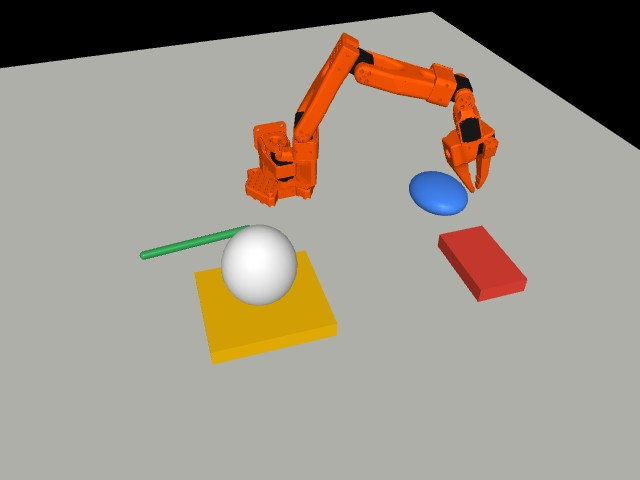
#> input picture media/mujoco-push.jpg, 640 x 480 px
$ python -i detect.py   (imports and definitions only)   (older library calls are emulated)
#> lines starting #> are read from the running program, lines starting #| are printed output that depends on the picture; after the words box and inside, x2 and y2 are one past the last pixel; in counts of white or black regions, pixels touching at a corner belong together
#> further down, picture is the input picture: shape (480, 640, 3); mean B, G, R 137.1, 148.7, 156.5
#> in detect, `hsv = cv2.cvtColor(frame, cv2.COLOR_BGR2HSV)`: hsv: shape (480, 640, 3); mean H, S, V 30.3, 30.3, 158.6
"""Find the desk objects in a C270 frame with colour and texture thresholds.

No learned model. The mouse and the pen are the only blue things on the desk,
told apart by shape (the pen is long and thin), and each takes the dark patches
touching it. The arm is the dark patch that crosses the table edge
(TABLE_TOP_Y), joined there to the dark room behind the desk. The remote is the
largest dark patch left on the table. The cushion under the cat toy is the
fine texture that belongs to none of those.
"""

from dataclasses import dataclass

import cv2
import numpy as np

# Table edge in the frame, read off runs/after-limits.jpg (24 Oct). The camera
# is clipped to the partition, so this holds until someone moves it.
TABLE_TOP_Y = 100
# The pen's upper barrel is dark navy (value 16 to 33, saturation 255 in
# runs/pen-plan.jpg). A value floor of 15 keeps it blue without catching the black arm.
BLUE_LOW, BLUE_HIGH = (100, 150, 15), (130, 255, 255)
DARK_VALUE_MAX = 60
TEXTURE_BLUR = 41
TEXTURE_MIN = 7.0
MIN_AREA = 500
# Long side over short side of the blue patch. On the 24 Oct frames the pen
# was 6.0 to 6.4 and the mouse 1.2 to 1.4.
PEN_ELONGATION = 3.0
# Patches closer than this belong together, e.g. the pen's cap and barrel.
TOUCH_PX = 9
# How far the mouse's black body reaches past its blue shell, in shell heights below and
# shell widths to each side. Measured 1.0 and 0.24 on
# runs/demo/20261024-230407-live/frames/230551521305.jpg, with some margin.
MOUSE_BODY_BELOW = 1.2
MOUSE_BODY_SIDE = 0.3


@dataclass
class Detection:
    name: str
    box: tuple[int, int, int, int]  # x0, y0, x1, y1 in pixels
    centre: tuple[float, float]
    mask: np.ndarray  # bool, frame height by width


def _components(mask: np.ndarray) -> tuple[list[np.ndarray], list[np.ndarray]]:
    """Connected patches of a mask, largest first, split into those on the table and those crossing its edge."""
    mask = cv2.morphologyEx(mask, cv2.MORPH_OPEN, np.ones((5, 5), np.uint8))
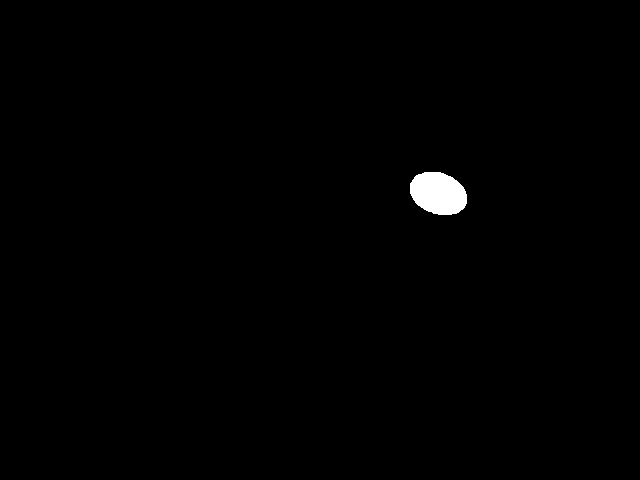
#> mask: shape (480, 640); 0.63% white; 1 white region, box (x1, y1, x2, y2) and area: (410, 172, 467, 215) 1923
    count, labels, stats, _ = cv2.connectedComponentsWithStats(mask)
#> count = 2; stats = [[0, 0, 640, 480, 305277], [410, 172, 57, 43, 1923]]
    on_table, crossing = [], []
    for index in np.argsort(-stats[1:, cv2.CC_STAT_AREA]) + 1:
        if stats[index, cv2.CC_STAT_AREA] < MIN_AREA:
            break
        (crossing if stats[index, cv2.CC_STAT_TOP] < TABLE_TOP_Y else on_table).append(labels == index)
    return on_table, crossing


def _detection(name: str, mask: np.ndarray) -> Detection:
    ys, xs = np.nonzero(mask)
    return Detection(name, (int(xs.min()), int(ys.min()), int(xs.max()), int(ys.max())),
                     (float(xs.mean()), float(ys.mean())), mask)


def _elongation(mask: np.ndarray) -> float:
    points = np.column_stack(np.nonzero(mask)).astype(np.float32)
    (_, _), (width, height), _ = cv2.minAreaRect(points)
    return max(width, height) / max(1.0, min(width, height))


def _grow(mask: np.ndarray) -> np.ndarray:
    return cv2.dilate(mask.astype(np.uint8), np.ones((TOUCH_PX, TOUCH_PX), np.uint8)).astype(bool)


def detect(frame: np.ndarray) -> dict[str, Detection]:
    """Return the objects found in a BGR frame, by name. Missing objects are absent."""
    hsv = cv2.cvtColor(frame, cv2.COLOR_BGR2HSV)
    found: dict[str, Detection] = {}

    # The mouse is the largest blue patch that is not long and thin. Every other blue
    # patch is pen: its clear grip splits it into two pieces.
    pen_pieces = []
    for patch in _components(cv2.inRange(hsv, BLUE_LOW, BLUE_HIGH))[0]:
        if "mouse" not in found and _elongation(patch) <= PEN_ELONGATION:
            found["mouse"] = _detection("mouse", patch)
        else:
            pen_pieces.append(patch)
#> this loop made 1 pass
#> (width in _elongation, height in _elongation) on pass 1: (56, 42)
#> after the loop, found = 1 item; pen_pieces = []
    if pen_pieces:
        found["pen"] = _detection("pen", np.logical_or.reduce(pen_pieces))

    dark = cv2.inRange(hsv, (0, 0, 0), (180, 255, DARK_VALUE_MAX))
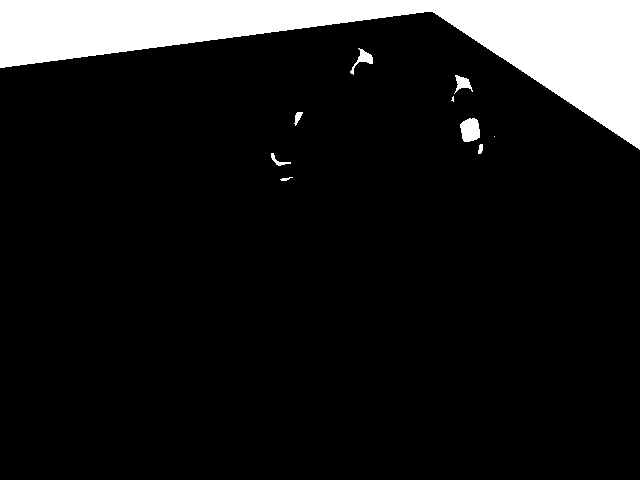
#> dark: shape (480, 640); 11.4% white; 10 white regions (2 under 20 px), largest, box (x1, y1, x2, y2) and area: (0, 0, 640, 150) 33984, (460, 118, 480, 142) 384, (350, 48, 373, 75) 189
    if "mouse" in found:
        # Take the mouse's black body before the arm is built. When the mouse sat next to
        # the arm (runs/demo/20261024-230407-live/frames/230551521305.jpg) its body joined
        # the arm's dark patch, and only the blue shell was left as the mouse.
        blue = found["mouse"]
        x0, y0, x1, y1 = blue.box
#> x0 = 410; y0 = 172; x1 = 466; y1 = 214
        width, height = x1 - x0, y1 - y0
#> width = 56; height = 42
        zone = np.zeros(dark.shape, dtype=bool)
        zone[y0:int(y1 + MOUSE_BODY_BELOW * height),
             max(0, int(x0 - MOUSE_BODY_SIDE * width)):int(x1 + MOUSE_BODY_SIDE * width)] = True
        count, labels = cv2.connectedComponents(((dark > 0) & zone).astype(np.uint8))
#> labels: shape (480, 640) int32; every value is 0
#> count = 1
        touching = _grow(blue.mask)
#> in _grow, `return cv2.dilate(mask.astype(np.uint8), np.ones((TOUCH_PX, TOUCH_PX),..`: returned value: shape (480, 640) bool; 0.91% white; 1 white region, box (x1, y1, x2, y2) and area: (406, 168, 471, 219) 2787
        body = np.zeros(dark.shape, dtype=bool)
        for label in range(1, count):
            piece = labels == label
            if (piece & touching).any():
                body |= piece
#> body: shape (480, 640) bool; every value is 0
        if body.any():
            whole = body | blue.mask
            found["mouse"] = Detection("mouse", _detection("mouse", whole).box, blue.centre, whole)
            dark[body] = 0
    dark_on_table, dark_crossing = _components(dark)
#> in _components (call 2), `mask = cv2.morphologyEx(mask, cv2.MORPH_OPEN, np.ones((5, 5), np.uint8))`: mask: shape (480, 640); 11.3% white; 5 white regions, box (x1, y1, x2, y2) and area: (0, 0, 640, 148) 33981, (461, 119, 480, 142) 375, (358, 51, 373, 63) 138, (457, 77, 470, 88) 127, (295, 113, 301, 120) 38
#> in _components (call 2), `count, labels, stats, _ = cv2.connectedComponentsWithStats(mask)`:
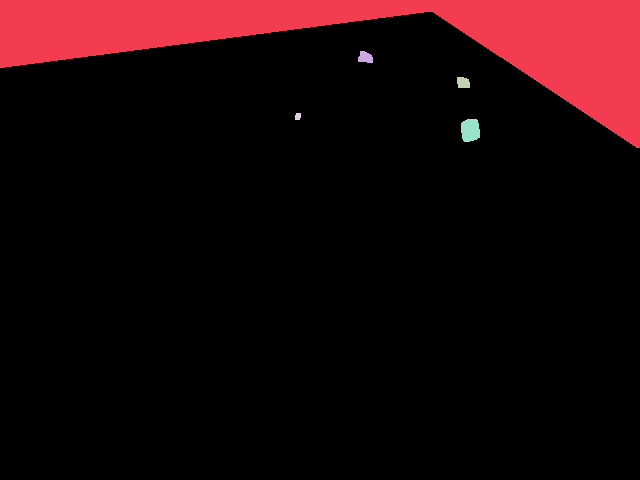
#> labels: shape (480, 640) int32; 6 distinct labels, from 0 to 5; one colour per label, 0 black
#> in _components (call 2), `count, labels, stats, _ = cv2.connectedComponentsWithStats(mask)`: count = 6; stats = [[0, 12, 640, 468, 272541], [0, 0, 640, 148, 33981], [358, 51, 15, 12, 138], [457, 77, 13, 11, 127], [295, 113, 6, 7, 38], [461, 119, 19, 23, 375]]
#> the loop in _components (call 2), `for index in np.argsort(-stats[1:, cv2.CC_STAT_AREA]) + 1:` made 2 passes
#> index on pass 2: 5
#> dark_on_table = []; dark_crossing = 1 item
    # The arm is the dark part that crosses the table edge, cut to the table.
    # The edge dips below TABLE_TOP_Y in the far right corner, so only the
    # largest piece left after the cut is the arm.
    if dark_crossing:
        below_edge = np.logical_or.reduce(dark_crossing)
#> below_edge: shape (480, 640) bool; 11.1% white; 1 white region, box (x1, y1, x2, y2) and area: (0, 0, 640, 148) 33981
        below_edge[:TABLE_TOP_Y] = False
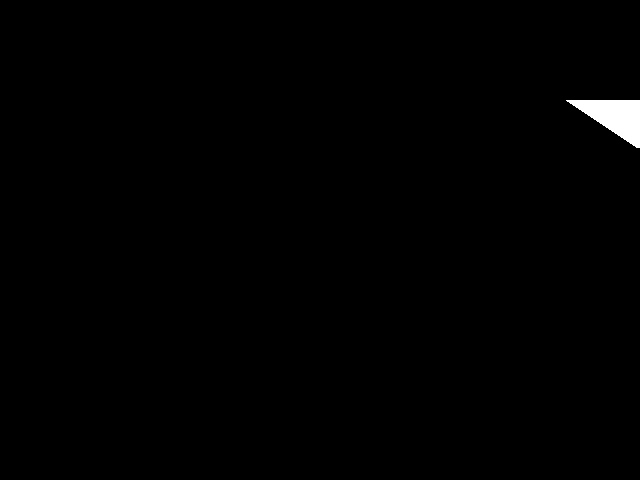
#> below_edge: shape (480, 640) bool; 0.61% white; 1 white region, box (x1, y1, x2, y2) and area: (566, 100, 640, 148) 1872
        arm_pieces = _components(below_edge.astype(np.uint8) * 255)[0]
#> in _components (call 3), `mask = cv2.morphologyEx(mask, cv2.MORPH_OPEN, np.ones((5, 5), np.uint8))`: mask: shape (480, 640); 0.6% white; 1 white region, box (x1, y1, x2, y2) and area: (572, 100, 640, 148) 1856
#> arm_pieces = 1 item
        if arm_pieces:
            found["arm"] = _detection("arm", arm_pieces[0])
    for patch in dark_on_table:
        owner = next((blue for blue in found.values() if (patch & _grow(blue.mask)).any()), None)
        if owner is not None:
            # The mouse body and the pen cap are dark next to their blue parts.
            # The centre stays the blue centroid, which the arm does not cover
            # when it pushes.
            whole = patch | owner.mask
            found[owner.name] = Detection(owner.name, _detection(owner.name, whole).box, owner.centre, whole)
        elif "remote" not in found:
            found["remote"] = _detection("remote", patch)
#> this loop made 0 passes
#> after the loop, found = 2 items

    gray = cv2.cvtColor(frame, cv2.COLOR_BGR2GRAY).astype(np.float32)
    texture = cv2.blur(np.abs(cv2.Laplacian(gray, cv2.CV_32F)), (TEXTURE_BLUR, TEXTURE_BLUR))
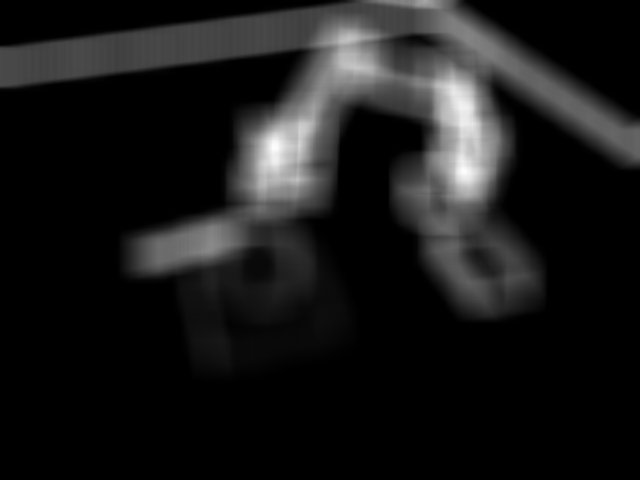
#> texture: shape (480, 640) float32; min 0, max 29.55, mean 2.9; drawn with min black and max white
    taken = np.zeros(frame.shape[:2], dtype=bool)
    for detection in found.values():
        taken |= _grow(detection.mask)
#> this loop made 2 passes
    # The cat toy splits the cushion's texture into pieces, so keep all of them.
    pieces = [patch for patch in _components((texture > TEXTURE_MIN).astype(np.uint8) * 255)[0] if not (patch & taken).any()]
#> in _components (call 4), `mask = cv2.morphologyEx(mask, cv2.MORPH_OPEN, np.ones((5, 5), np.uint8))`: mask: shape (480, 640); 19.8% white; 2 white regions, box (x1, y1, x2, y2) and area: (0, 0, 640, 306) 60014, (488, 239, 529, 289) 871
#> in _components (call 4), `count, labels, stats, _ = cv2.connectedComponentsWithStats(mask)`:
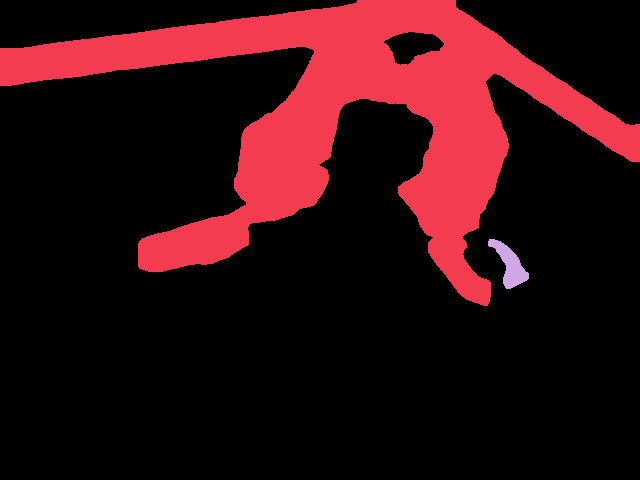
#> labels: shape (480, 640) int32; 3 distinct labels, from 0 to 2; one colour per label, 0 black
#> in _components (call 4), `count, labels, stats, _ = cv2.connectedComponentsWithStats(mask)`: count = 3; stats = [[0, 0, 640, 480, 246315], [0, 0, 640, 306, 60014], [488, 239, 41, 50, 871]]
#> the loop in _components (call 4), `for index in np.argsort(-stats[1:, cv2.CC_STAT_AREA]) + 1:` made 2 passes
#> pieces = 1 item
    if pieces:
        found["cushion"] = _detection("cushion", np.logical_or.reduce(pieces))
#> call 3 of _detection, with name = 'cushion'
#> in _detection (call 3), `ys, xs = np.nonzero(mask)`: ys = 871 values from 239 to 288; xs = 871 values, max 528 at index 583, min 488 at index 15, mean 509.5
#> in _detection (call 3), `ys, xs = np.nonzero(mask)`:
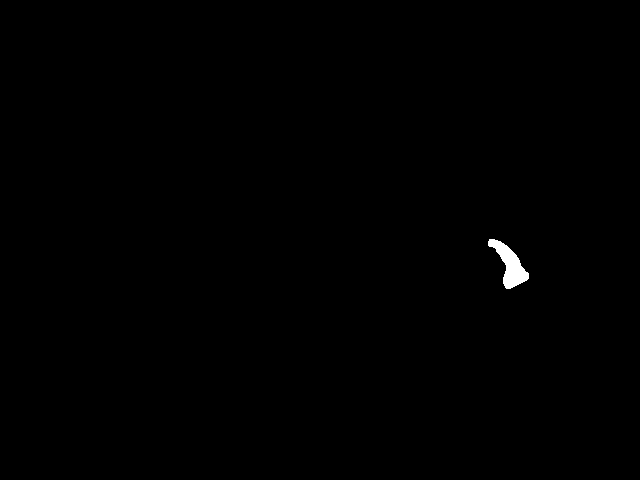
#> mask: shape (480, 640) bool; 0.28% white; 1 white region, box (x1, y1, x2, y2) and area: (488, 239, 529, 289) 871
    return found


def ends(detection: Detection) -> tuple[np.ndarray, np.ndarray]:
    """The two extreme pixels of a long object along its main axis, e.g. the pen's ends."""
    ys, xs = np.nonzero(detection.mask)
    points = np.column_stack([xs, ys]).astype(np.float64)
    centre = points.mean(axis=0)
    _, _, axes = np.linalg.svd(points - centre, full_matrices=False)
    along = (points - centre) @ axes[0]
    return centre + along.min() * axes[0], centre + along.max() * axes[0]


def draw(frame: np.ndarray, found: dict[str, Detection]) -> np.ndarray:
    out = frame.copy()
    for detection in found.values():
        x0, y0, x1, y1 = detection.box
        cv2.rectangle(out, (x0, y0), (x1, y1), (0, 200, 255), 2)
        cv2.putText(out, detection.name, (x0, max(15, y0 - 6)), cv2.FONT_HERSHEY_SIMPLEX, 0.6, (0, 200, 255), 2)
    return out

>>> import cv2
>>> picture = cv2.imread('../media/mujoco-push.jpg')
>>> result = detect(picture)
#> result = 3 items

$ run again, on media/pen-corner.jpg
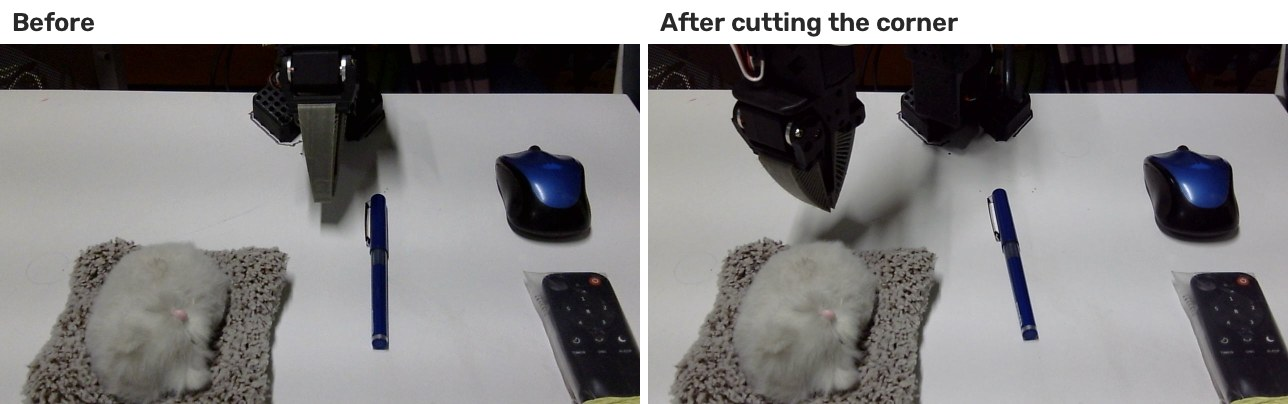
#> input picture media/pen-corner.jpg, 1288 x 404 px
#> picture is the input picture: shape (404, 1288, 3); mean B, G, R 133.2, 132.5, 134.2
#> hsv: shape (404, 1288, 3); mean H, S, V 71.2, 37, 136.1
#> in _components, `count, labels, stats, _ = cv2.connectedComponentsWithStats(mask)`: count = 9
#> the loop in detect, `for patch in _components(cv2.inRange(hsv, BLUE_LOW, BLUE_HIGH))[0]:` made 6 passes
#> (width in _elongation, height in _elongation) on pass 1: (51.28, 73.4)
#> after the loop in detect, `for patch in _components(cv2.inRange(hsv, BLUE_LOW, BLUE_HIGH))[0]:`: found = 1 item; pen_pieces = 5 items
#> x0 = 513; y0 = 152; x1 = 581; y1 = 208
#> in detect, `width, height = x1 - x0, y1 - y0`: width = 68; height = 56
#> in detect, `count, labels = cv2.connectedComponents(((dark > 0) & zone).astype(np...`: count = 6
#> blue.mask: shape (404, 1288) bool; 0.47% white; 1 white region, box (x1, y1, x2, y2) and area: (513, 152, 582, 209) 2426
#> in _components (call 2), `count, labels, stats, _ = cv2.connectedComponentsWithStats(mask)`: count = 23; stats = 23 rows, first 6: [0, 0, 1288, 404, 411991], [0, 44, 619, 160, 36567], [622, 44, 18, 62, 962], [648, 44, 633, 166, 45607], [1282, 53, 6, 56, 208], [303, 121, 29, 74, 1668]
#> the loop in _components (call 2), `for index in np.argsort(-stats[1:, cv2.CC_STAT_AREA]) + 1:` made 10 passes
#> index on passes 1, 3, 4, 5, 7, 8, 9, 10: 3, 12, 13, 8, 9, 2, 10, 17
#> dark_on_table = 6 items; dark_crossing = 3 items
#> arm_pieces = 4 items
#> the loop in detect, `for patch in dark_on_table:` made 6 passes
#> the loop in detect, `for detection in found.values():` made 4 passes
#> in _components (call 4), `count, labels, stats, _ = cv2.connectedComponentsWithStats(mask)`:
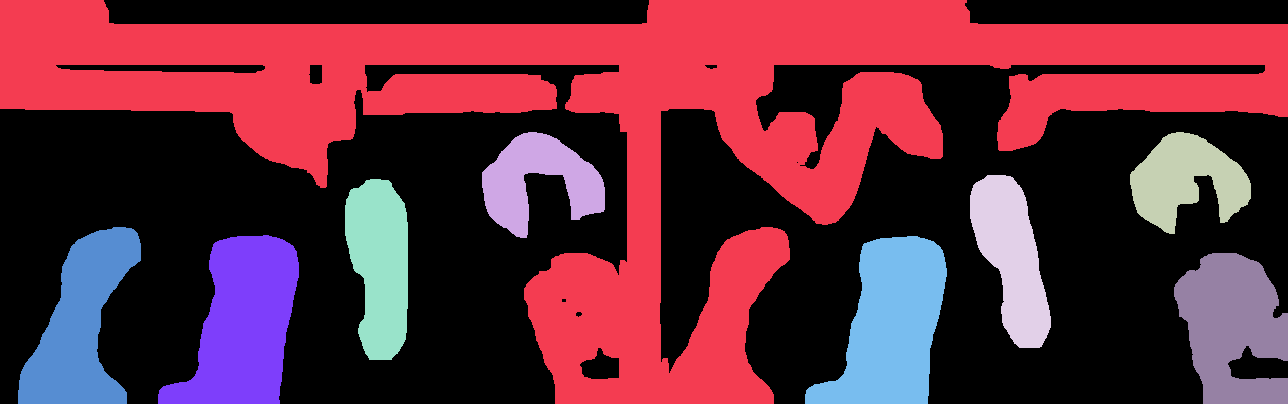
#> labels: shape (404, 1288) int32; 10 distinct labels, from 0 to 9; one colour per label, 0 black
#> in _components (call 4), `count, labels, stats, _ = cv2.connectedComponentsWithStats(mask)`: count = 10; stats = [[0, 0, 1288, 404, 272937], [0, 0, 1288, 404, 162382], [482, 132, 123, 106, 6941], [1130, 132, 121, 102, 7246], [970, 175, 81, 173, 8312], [345, 179, 63, 181, 8874], [18, 227, 123, 177, 11874], [158, 235, 141, 169, 14812], [805, 236, 142, 168, 14686], [1174, 253, 114, 151, 12288]]
#> the loop in _components (call 4), `for index in np.argsort(-stats[1:, cv2.CC_STAT_AREA]) + 1:` made 9 passes
#> index on passes 2, 3, 4, 5, 7, 8, 9: 7, 8, 9, 6, 4, 3, 2
#> pieces = 4 items
#> in _detection (call 8), `ys, xs = np.nonzero(mask)`:
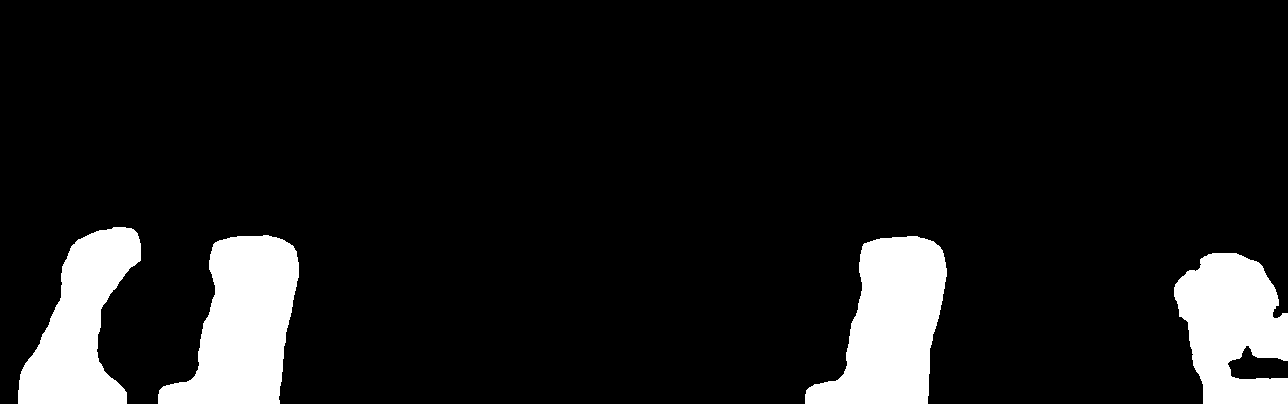
#> mask: shape (404, 1288) bool; 10.3% white; 4 white regions, box (x1, y1, x2, y2) and area: (158, 235, 299, 404) 14812, (805, 236, 947, 404) 14686, (1174, 253, 1288, 404) 12288, (18, 227, 141, 404) 11874
#> result = 5 items
